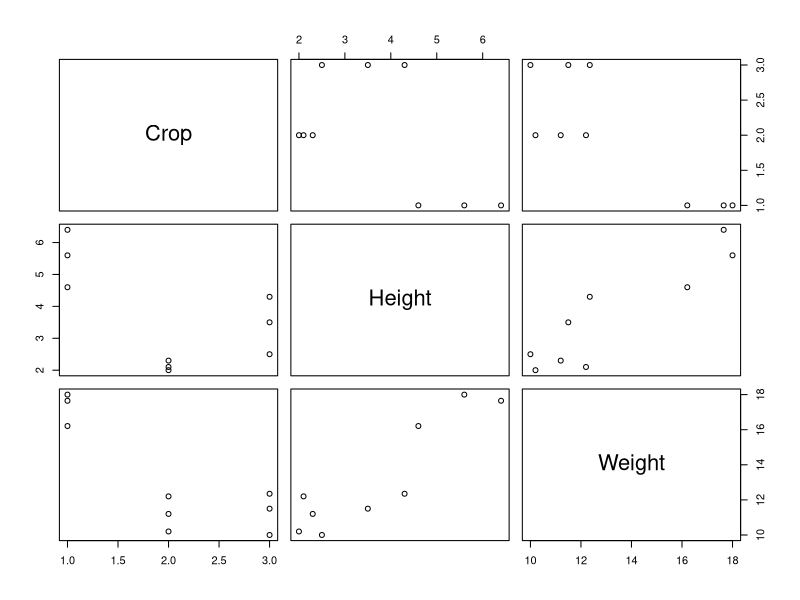
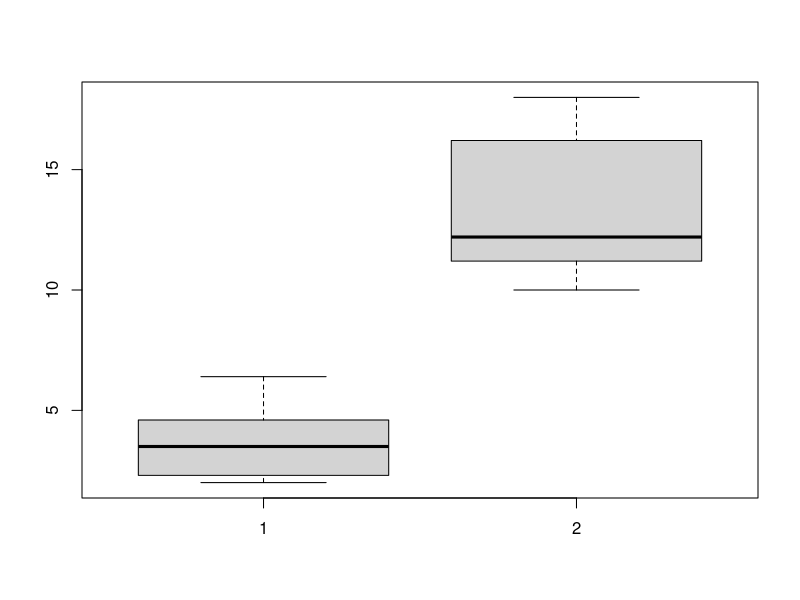
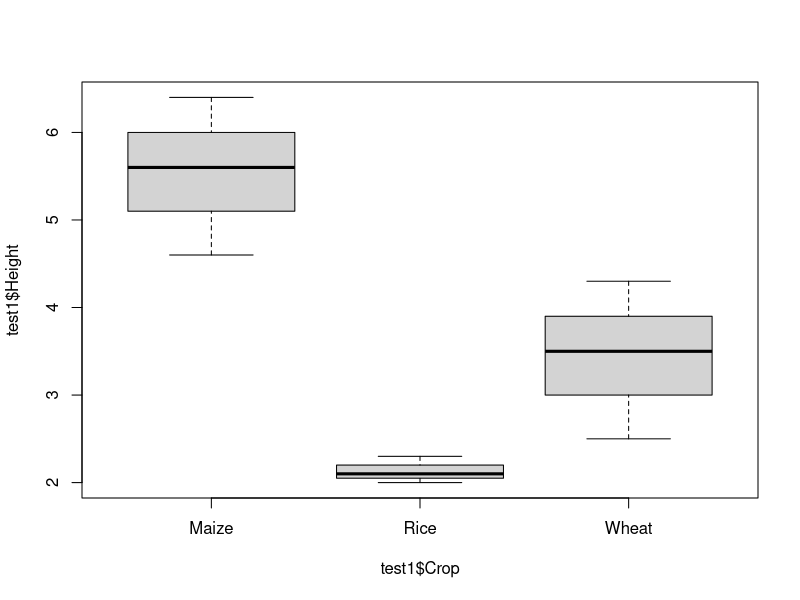

Write the R code that produced these figures, in order. (Note: this script raises an error after producing the figures.)
library(readxl)
test1 <- read_excel("test1.xlsx")
View(test1)

str(test1)
head(test1)
tail(test1)


plot(test1)
boxplot(test1$Height,test1$Weight)

boxplot(test1$Height ~ test1$Crop)


r.debugger.updateRPackage
